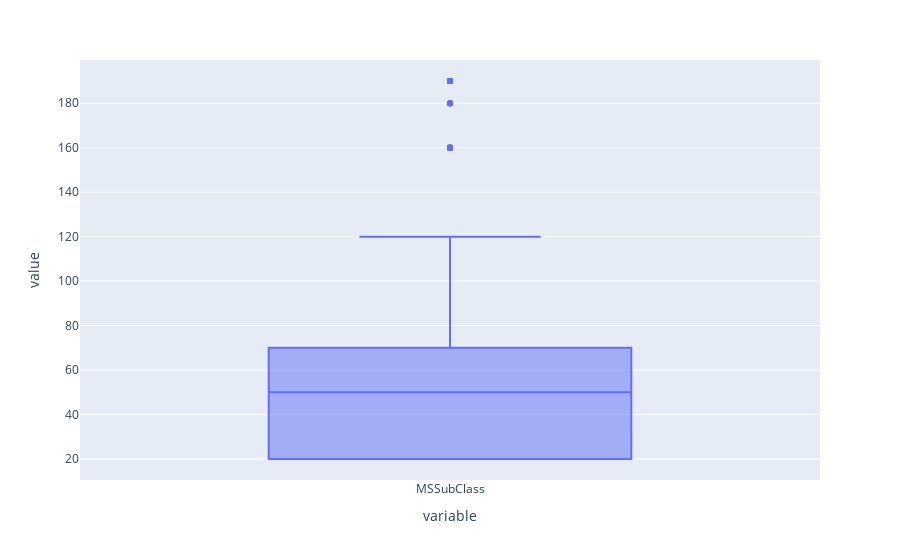

Here is the notebook cell this chart was saved with:
### Code cell
px.box(hdf["MSSubClass"])

### Figure 1 — Plotly figure (JSON) as saved in the notebook; plotly's stock layout.template omitted (floating-point values rounded to 4 significant figures; data arrays with more than 128 entries replaced by an {"elided": "..."} marker saying what was removed)
{"data": [{"alignmentgroup": "True", "hovertemplate": "variable=%{x}<br>value=%{y}<extra></extra>", "legendgroup": "", "marker": {"color": "#636efa"}, "name": "", "notched": false, "offsetgroup": "", "orientation": "v", "showlegend": false, "type": "box", "x": {"elided": "1460 str values"}, "x0": " ", "xaxis": "x", "y": {"elided": "1460 int values"}, "y0": " ", "yaxis": "y"}], "layout": {"boxmode": "group", "legend": {"tracegroupgap": 0}, "margin": {"t": 60}, "xaxis": {"anchor": "y", "domain": [0, 1], "title": {"text": "variable"}}, "yaxis": {"anchor": "x", "domain": [0, 1], "title": {"text": "value"}}}}
